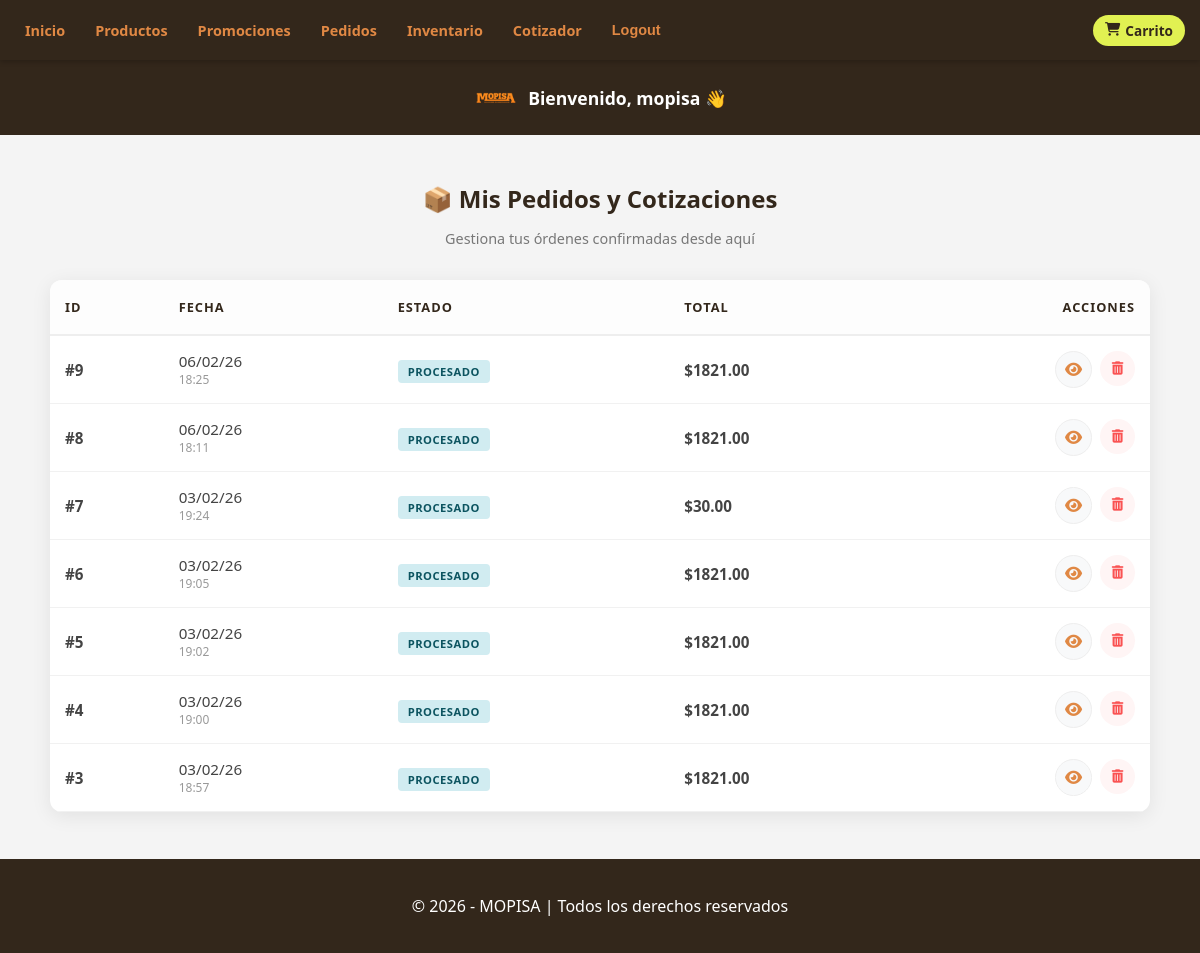
The page /pedidos/ (signed in) on the database its author committed.
### core/models.py (models this page shows, shortened)
class Pedido(models.Model):
    cliente = models.ForeignKey(Cliente, on_delete=models.CASCADE, related_name="pedidos")
    fecha = models.DateTimeField(auto_now_add=True)
    estado = models.CharField(max_length=20, choices=[
        ("pendiente", "Pendiente"),
        ("procesado", "Procesado"),
        ("entregado", "Entregado"),
    ], default="pendiente")
    total = models.DecimalField(max_digits=10, decimal_places=2, default=0)

### core/views.py (the view)
# urls.py: path("pedidos/", pedidos, name="pedidos"),
@login_required
def pedidos(request):
    if request.user.is_staff or request.user.is_superuser:
        pedidos_list = Pedido.objects.exclude(estado="pendiente").order_by("-fecha")
    else:
        cliente_perfil = Cliente.objects.filter(usuario=request.user).first()
        if not cliente_perfil:
            messages.warning(request, "Por favor, completa tus datos de cliente para ver tus pedidos.")
            return redirect("crear_cliente")
        pedidos_list = Pedido.objects.filter(cliente=cliente_perfil).order_by("-fecha")
    return render(request, "pedidos.html", {"pedidos": pedidos_list})

### core/context_processors.py (called while the page is built)
def carrito_context(request):
    carrito = request.session.get("cotizacion_items", {})
    total_items = sum(carrito.values())
    total_precio = 0
    for producto_id, cantidad in carrito.items():
        try:
            producto = Producto.objects.get(id=producto_id)
            total_precio += producto.precio * cantidad
        except Producto.DoesNotExist:
            continue
    return {
        "carrito_count": total_items,
        "carrito_total": total_precio,
    }

### templates/pedidos.html (shortened to what this page needs)
{% extends "base.html" %}
{% block content %}
<div class="pedidos-container">
    <div class="header-pedidos">
        <h2>📦 Mis Pedidos y Cotizaciones</h2>
        <p>Gestiona tus órdenes confirmadas desde aquí</p>
    </div>
    {% if pedidos %}
        <div class="tabla-wrapper">
            <table class="pedidos-tabla">
                <thead>
                    <tr>
                        <th>ID</th>
                        <th>Fecha</th>
                        <th>Estado</th>
                        <th>Total</th>
                        <th class="text-right">Acciones</th>
                    </tr>
                </thead>
                <tbody>
                    {% for pedido in pedidos %}
                    <tr>
                        <td class="id-cell">#{{ pedido.id }}</td>
                        <td class="fecha-cell">{{ pedido.fecha|date:"d/m/y" }} <small>{{ pedido.fecha|date:"H:i" }}</small></td>
                        <td>
                            <span class="badge-status {{ pedido.estado|lower }}">
                                {{ pedido.estado|upper }}
                            </span>
                        </td>
                        <td class="total-cell">${{ pedido.total }}</td>
                        <td class="text-right">
                            <div class="actions-group">
                                <a href="{% url 'detalle_pedido' pedido.id %}" class="action-btn view" title="Ver Detalle">
                                    <i class="fas fa-eye"></i>
                                </a>
                                <form method="post" action="{% url 'eliminar_pedido' pedido.id %}" style="display:inline;">
                                    <button type="submit" class="action-btn delete" onclick="return confirm('¿Cancelar pedido?');">
                                        <i class="fas fa-trash-alt"></i>
                                    </button>
                                </form>
                            </div>
                        </td>
                    </tr>
                    {% endfor %}
                </tbody>
            </table>
        </div>
    {% else %}
        <div class="no-pedidos">
            <i class="fas fa-scroll"></i>
            <p>Aún no tienes pedidos registrados.</p>
            <a href="{% url 'cotizaciones_cliente' %}" class="btn-link">Ver mis cotizaciones</a>
        </div>
    {% endif %}
</div>
{% endblock %}

### templates/base.html (shortened to what this page needs)
<!DOCTYPE html>
<html lang="es">
<head>
    {% load static %}
    <link rel="stylesheet" href="https://cdnjs.cloudflare.com/ajax/libs/font-awesome/6.5.0/css/all.min.css">
</head>
<body>
    <nav>
        <ul id="menu">
            <li><a href="{% url 'inicio' %}">Inicio</a></li>
            <li><a href="{% url 'productos' %}">Productos</a></li>
            <li><a href="{% url 'promociones' %}">Promociones</a></li>
            <li><a href="{% url 'pedidos' %}">Pedidos</a></li>
            {% if user.is_authenticated and user.is_staff %}
                <li><a href="#" onclick="checkInventario()">Inventario</a></li>
            {% endif %}
            <li><a href="{% url 'cotizador' %}">Cotizador</a></li>
            {% if user.is_authenticated %}
                <li>
                    <form method="post" action="{% url 'logout' %}" id="logout-form" style="display: inline;">
                        <button type="button" onclick="confirmarLogout()">Logout</button>
                    </form>
                </li>
            {% else %}
                <li><a href="{% url 'login' %}">Login</a></li>
            {% endif %}
        </ul>
        <div class="cart-container">
            <a href="{% url 'carrito' %}" class="cart-link">
                <i class="fas fa-shopping-cart"></i>
                <span>Carrito</span>
            </a>
        </div>
    </nav>
    <header>
        <div class="header-content">
            <img src="{% static 'images/logo.png' %}" alt="Logo MOPISA">
            {% if user.is_authenticated %}
                <h2>Bienvenido, {{ user.get_full_name|default:user.username }} 👋</h2>
            {% endif %}
        </div>
    </header>
    <main>
        <div class="table-responsive">
            {% block content %}
            {% endblock %}
        </div>
    </main>
    <footer>
        <p>&copy; 2026 - MOPISA | Todos los derechos reservados</p>
    </footer>
</body>
</html>

### templates/base.html (style rules this page uses)
body { font-family: 'Segoe UI', Tahoma, Geneva, Verdana, sans-serif; margin: 0; background: #f4f4f4; display: flex; flex-direction: column; min-height: 100vh; overflow-x: hidden; }
nav { background: #33271b; position: fixed; top: 0; width: 100%; height: 60px; display: flex; align-items: center; justify-content: space-between; padding: 0 15px; z-index: 1000; box-shadow: 0 2px 5px rgba(0,0,0,0.2); box-sizing: border-box; }
nav ul { list-style: none; margin: 0; padding: 0; display: flex; align-items: center; gap: 10px; }
nav ul li a, nav ul li button { color: rgb(224, 136, 68); text-decoration: none; font-weight: bold; font-size: 0.9em; padding: 8px 10px; transition: all 0.3s ease; background: none; border: none; cursor: pointer; }
.cart-link { position: relative; background: #e1f152 !important; color: #33271b !important; font-weight: bold; font-size: 0.85em; padding: 6px 12px; border-radius: 20px; display: flex; align-items: center; gap: 5px; text-decoration: none; }
header { background: #33271b; color: white; padding: 15px 10px; margin-top: 60px; text-align: center; }
.header-content { display: flex; flex-direction: column; align-items: center; gap: 10px; }
.header-content img { height: 45px; width: auto; }
.header-content h2 { margin: 0; font-size: 1.1em; max-width: 100%; word-wrap: break-word; }
main { flex: 1; padding: 15px; max-width: 1200px; margin: 0 auto; width: 100%; box-sizing: border-box; }
@media (min-width: 600px) { .header-content { flex-direction: row; justify-content: center; } }
.table-responsive { width: 100%; overflow-x: auto; -webkit-overflow-scrolling: touch; }
footer { background: #33271b; color: white; text-align: center; padding: 20px; margin-top: auto; }

### templates/pedidos.html (style rules this page uses)
:root { --mopisa-brown: #33271b; --mopisa-orange: #e08844; --light-bg: #fdfdfd; }
.pedidos-container { max-width: 1100px; margin: 2rem auto; padding: 0 1rem; }
.header-pedidos { text-align: center; margin-bottom: 2rem; }
.header-pedidos h2 { color: var(--mopisa-brown); font-weight: 700; margin-bottom: 5px; }
.header-pedidos p { color: #777; font-size: 0.9rem; }
.tabla-wrapper { background: #fff; border-radius: 12px; box-shadow: 0 4px 20px rgba(0,0,0,0.08); overflow-x: auto; -webkit-overflow-scrolling: touch; }
.pedidos-tabla { width: 100%; border-collapse: collapse; min-width: 600px; }
.pedidos-tabla th { background: var(--light-bg); color: var(--mopisa-brown); padding: 18px 15px; text-align: left; font-size: 0.8rem; text-transform: uppercase; letter-spacing: 1px; border-bottom: 2px solid #eee; }
.pedidos-tabla td { padding: 15px; border-bottom: 1px solid #f1f1f1; color: #444; font-size: 0.95rem; }
.id-cell { font-weight: 700; color: var(--mopisa-brown); }
.fecha-cell small { color: #999; display: block; font-size: 0.75rem; }
.total-cell { font-weight: 700; color: #2d3436; }
.text-right { text-align: right !important; }
.badge-status { padding: 4px 10px; border-radius: 4px; font-size: 0.7rem; font-weight: 700; letter-spacing: 0.5px; }
.badge-status.procesado { background: #d1ecf1; color: #0c5460; }
.actions-group { display: flex; gap: 8px; justify-content: flex-end; }
.action-btn { width: 35px; height: 35px; display: flex; align-items: center; justify-content: center; border-radius: 50%; transition: 0.2s; text-decoration: none; border: none; cursor: pointer; }
.action-btn.view { background: #f8f9fa; color: var(--mopisa-orange); border: 1px solid #eee; }
.action-btn.delete { background: #fff5f5; color: #fa5252; }

### rows shown on the page
Pedido: id "9", fecha "06/02/26", fecha "18:25", estado "PROCESADO", total "1821.00"
Pedido: id "8", fecha "06/02/26", fecha "18:11", estado "PROCESADO", total "1821.00"
Pedido: id "7", fecha "03/02/26", fecha "19:24", estado "PROCESADO", total "30.00"
Pedido: id "6", fecha "03/02/26", fecha "19:05", estado "PROCESADO", total "1821.00"
Pedido: id "5", fecha "03/02/26", fecha "19:02", estado "PROCESADO", total "1821.00"
Pedido: id "4", fecha "03/02/26", fecha "19:00", estado "PROCESADO", total "1821.00"
Pedido: id "3", fecha "03/02/26", fecha "18:57", estado "PROCESADO", total "1821.00"

### other values the page prints
{{ user.get_full_name|default:user.username }} "mopisa"
